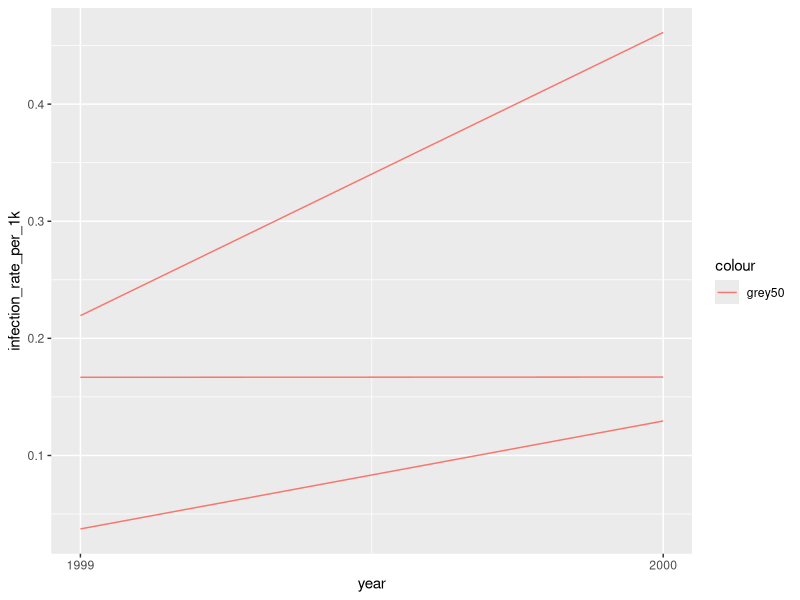
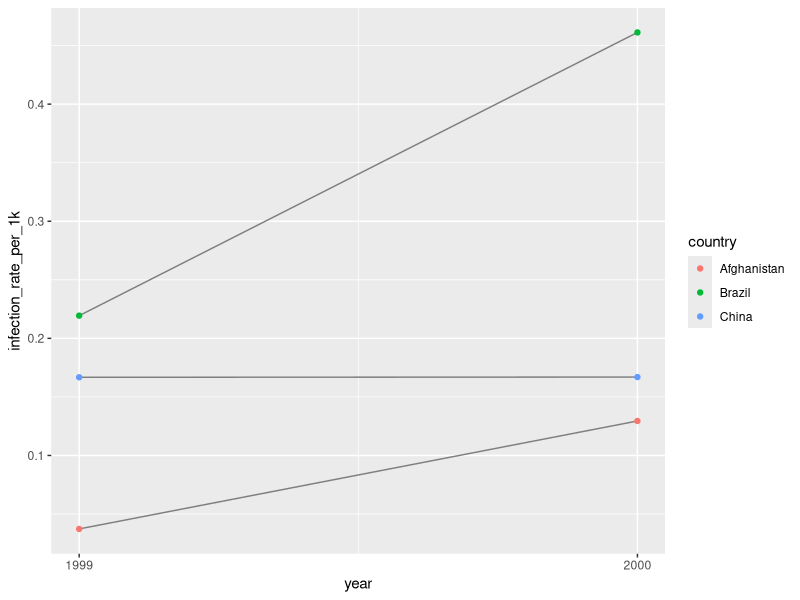
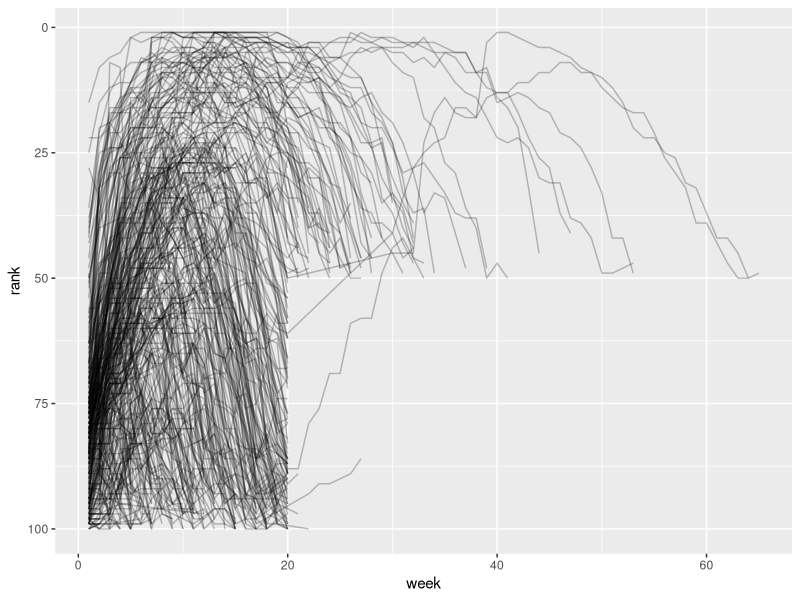

Write the R code that produced these figures, in order.
# this file contains worked examples and solutions to the problems from Chapter 5 of
# Wickham, H. et al 2023. "R for Data Science", O'Reilly.
# the text is available at
# https://r4ds.hadley.nz/data-tidy

library(tidyverse)

# tidy datasets satisfy the structure of relations in relational algebra, viz.
# (i)   each variable is a column, each column is a variable
# (ii)  each row is an observation (a record, a tuple) and vice versa
# (iii) each cell is a single value and vice versa
#
# this is so, because the purpose of analysis is, basically, to establish functional relationships between the observed values

table <- tibble(
  country = c("Afghanistan", "Afghanistan", "Brazil", "Brazil", "China", "China"),
  year = c(1999, 2000, 1999, 2000, 1999, 2000),
  cases = c(745, 2666, 37737, 80488, 212258, 213766),
  population = c(19987071, 20595360, 172006362, 174504898, 1272915272, 1280428583)
)

table <- table |> 
  mutate(infection_rate_per_1k = cases / population * 1000) |> 
  arrange(country, year)

ggplot(table, aes(x = year, y = infection_rate_per_1k)) +
  geom_line(aes(group = country, colour = "grey50")) +
  scale_x_continuous(breaks = c(1999, 2000))


# exercises 5.2.1 ---------------------------------------------------------

# 5.2.1.2
table_2 <- pivot_longer(table, cols = c("cases", "population"), names_to = "type", values_to = "count")

table_2 |> 
  pivot_wider(names_from = "type", values_from = "count") |> 
  mutate(infection_rate_per_1k = cases / population * 1000) |> 
  ggplot(aes(x = year, y = infection_rate_per_1k)) +
    geom_line(aes(group = country), colour = "grey50") +
    geom_point(aes(colour = country)) +
    scale_x_continuous(breaks = c(1999, 2000))

table_3 <- table |> 
  mutate(rate = stringr::str_c(cases, "/", population)) |> 
  select(country, year, rate)

table_3 |> 
  separate(rate, sep = "/", into = c("cases", "population"))
# then proceed as with table_2


# pivoting data -----------------------------------------------------------
# pivot_linger() is used to reshape wide data into tall

billboard <- tidyr::billboard |> 
  pivot_longer(
    cols = starts_with("wk"),
    names_to = "week",
    values_to = "rank",
    values_drop_na = TRUE
  ) |> 
  mutate(week = parse_number(week))

billboard |> 
  ggplot(aes(x = week, y = rank, group = track)) +
  geom_line(alpha = 0.25) +
  scale_y_reverse()

# "tribble" stands for "transposed tibble"
# it facilitates manual data input, by making it row-wise
df <- tribble(
  ~id, ~bp1, ~bp2,
  "A",  100,  120,
  "B",  140,  115,
  "C",  130,  135
)

df |> 
  pivot_longer(
    cols = bp1:bp2,
    names_to = "measurement",
    values_to = "value"
  )

# pivot_longer() can split a single column into several ones with names_sep or names_pattern argument and a vector value of names_to argument
who2 |> 
  pivot_longer(
    cols = !(country:year),
    names_to = c("diagnosis", "gender", "age"),
    names_sep = "_",
    values_to = "count"
  ) |> 
  filter(is.na(count) == FALSE)

# what is more, pivot_longer() can split a column header into values with ".value" key passed to names_to argument
household |> 
  pivot_longer(
    cols = !family,
    names_to = c(".value", "child"),
    names_sep = "_",
    values_drop_na = TRUE
  )

# pivot_wider() is used to reshape tall data into wide

cms_patient_experience |> 
  pivot_wider(
    id_cols = starts_with ("org"),
    names_from = measure_cd,
    values_from = prf_rate
  )

df <- tribble(
  ~id, ~measurement, ~value,
  "A",        "bp1",    100,
  "B",        "bp1",    140,
  "B",        "bp2",    115, 
  "A",        "bp2",    120,
  "A",        "bp3",    105
)

df |> 
  pivot_wider(
    names_from = measurement,
    values_from = value
  )

# Cf.vignette("pivot", package = "tidyr")